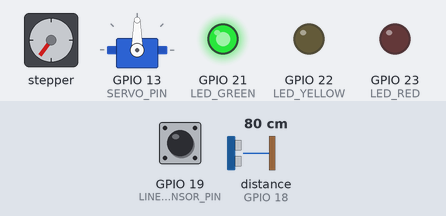
A sketch run on a simulated ESP32. Shown: stepper motor, servo, output pins drawn as LEDs (lit = HIGH). Wiring (inferred from the names in the program): ultrasonic range finder: trigger GPIO 5; echo GPIO 18; stepper motor driver (200 steps per turn assumed): step GPIO 26; direction GPIO 27. Dashed ring = blinking. Inputs (shaded band) come from the test bench; at power-on: distance to the obstacle (sensor on GPIO 18) 80 cm, GPIO 19 (LINE_SENSOR_PIN) LOW. The echo pulse lasts 58.3 µs per cm; pins used as bus, display or sensor lines are not drawn; what the sketch prints to the serial monitor is not drawn.

Above: at 1.2 s.
1.3 s: distance to the obstacle (sensor on GPIO 18) set to 2 cm
At 2.9 s:
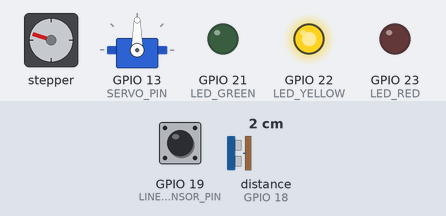
3.2 s: distance to the obstacle (sensor on GPIO 18) set to 4 cm
At 3.66 s:
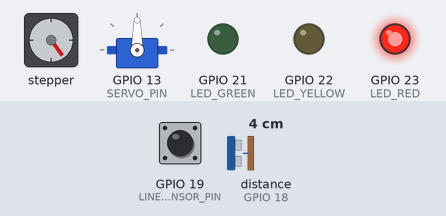
6.2 s: distance to the obstacle (sensor on GPIO 18) set to 18 cm
9.2 s: distance to the obstacle (sensor on GPIO 18) set to 23 cm
At 9.43 s:
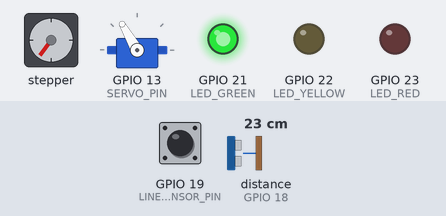
12.2 s: GPIO 19 (LINE_SENSOR_PIN) driven HIGH
At 12.9 s:
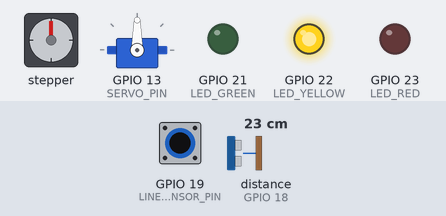
13.8 s: GPIO 19 (LINE_SENSOR_PIN) pulsed LOW 5 times (0.12 s each, 0.3 s apart)
At 15.5 s:
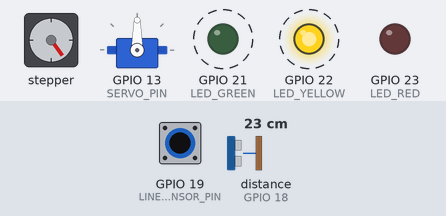
Timing chart, 0 to 17.0 s (numbered marks = the images above; inputs shaded):
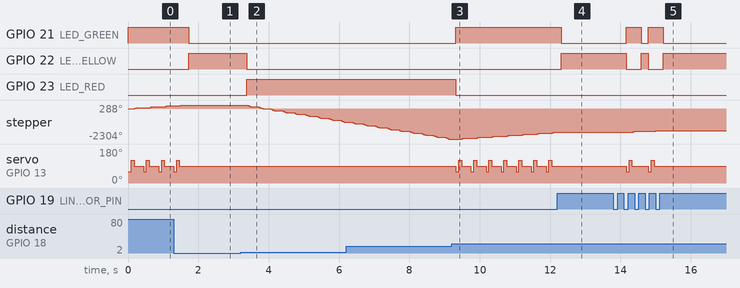

Measured:
- the behaviour switches between 20 and 21 cm on distance to the obstacle (sensor on GPIO 18) (found by bisection; images 2 and 3)
- after the input at 1.3 s, GPIO 21 (LED_GREEN): HIGH → LOW after 0.43 s; GPIO 22 (LED_YELLOW): LOW → HIGH after 0.43 s; stepper: goes on until 1.5 s, then stays 288°; servo on GPIO 13 (SERVO_PIN): goes on until 1.5 s, then stays 90°
- after the input at 3.2 s, GPIO 22 (LED_YELLOW): HIGH → LOW after 0.17 s; GPIO 23 (LED_RED): LOW → HIGH after 0.17 s; stepper: keeps turning counter-clockwise at about 471°/s, starting after 0.19 s
- after the input at 9.2 s, GPIO 21 (LED_GREEN): LOW → HIGH after 0.12 s; GPIO 23 (LED_RED): HIGH → LOW after 0.12 s; servo on GPIO 13 (SERVO_PIN): 90° → 60° after 0.12 s, then repeats every 0.43 s: 120° 0.08 s, 90° 0.27 s, 60° 0.08 s
- after the input at 12.2 s, GPIO 21 (LED_GREEN): HIGH → LOW after 0.11 s; GPIO 22 (LED_YELLOW): LOW → HIGH after 0.11 s; stepper: stops changing and stays -1800°; servo on GPIO 13 (SERVO_PIN): stops changing and stays 90°
- after the input at 13.8 s, GPIO 21 (LED_GREEN): alternates HIGH for 0.43 s and LOW for 0.21 s, 4 changes in all, then stays LOW, starting after 0.36 s; GPIO 22 (LED_YELLOW): alternates HIGH for 0.21 s and LOW for 0.43 s, 4 changes in all, then stays HIGH, starting after 0.36 s; stepper: turns 72° clockwise in 0.06 s, then 72° clockwise in 0.06 s
- by itself, stepper: keeps turning clockwise at about 234°/s
- by itself, servo on GPIO 13 (SERVO_PIN): repeats every 0.43 s: 90° 0.27 s, 60° 0.08 s, 120° 0.08 s

The sketch:

smart_security_patrol_system.ino
```cpp
#include <ESP32Servo.h>

// =====================================================
// Smart Security Patrol System
// Option A – Embedded Intelligence (Wokwi)
// ESP32 + Ultrasonic Sensor + Line Sensor(Button)
// Servo + LEDs + Stepper Motor(A4988)
// =====================================================


// =======================
// Pin Definitions
// =======================

// Ultrasonic Sensor
#define TRIG_PIN 5
#define ECHO_PIN 18

// Simulated Line Sensor using Push Button
#define LINE_SENSOR_PIN 19

// LED Pins
#define LED_GREEN 21
#define LED_YELLOW 22
#define LED_RED 23

// Servo Motor
#define SERVO_PIN 13

// Stepper Motor Driver A4988
#define MOTOR_STEP 26
#define MOTOR_DIR 27


// =======================
// Thresholds
// =======================

const int obstacleThreshold = 20; // cm


// =======================
// FSM State Definitions
// =======================

enum State {
  IDLE,
  PATROL,
  AVOID,
  WARNING,
  ALERT,
  STOP_FAILSAFE
};

State currentState = IDLE;

Servo scannerServo;


// =======================
// Setup
// =======================

void setup() {
  Serial.begin(115200);

  // Ultrasonic sensor
  pinMode(TRIG_PIN, OUTPUT);
  pinMode(ECHO_PIN, INPUT);

  // Button / line sensor
  // INPUT_PULLUP means:
  // Not pressed = HIGH
  // Pressed = LOW
  pinMode(LINE_SENSOR_PIN, INPUT);

  // LEDs
  pinMode(LED_GREEN, OUTPUT);
  pinMode(LED_YELLOW, OUTPUT);
  pinMode(LED_RED, OUTPUT);

  // Stepper motor driver
  pinMode(MOTOR_STEP, OUTPUT);
  pinMode(MOTOR_DIR, OUTPUT);

  // Servo
  scannerServo.attach(SERVO_PIN);

  stopRobot();
  updateLED("GREEN");

  currentState = PATROL;

  Serial.println("====================================");
  Serial.println("Smart Security Patrol System Started");
  Serial.println("FSM Initial State: PATROL");
  Serial.println("====================================");
}


// =======================
// Main Loop
// =======================

void loop() {
  long distance = readUltrasonic();
  bool lineDetected = readLineSensor();

  updateState(distance, lineDetected);
  runStateAction(distance, lineDetected);

  delay(200);
}


// =======================
// Sensor Functions
// =======================

long readUltrasonic() {
  digitalWrite(TRIG_PIN, LOW);
  delayMicroseconds(2);

  digitalWrite(TRIG_PIN, HIGH);
  delayMicroseconds(10);
  digitalWrite(TRIG_PIN, LOW);

  long duration = pulseIn(ECHO_PIN, HIGH, 30000);

  if (duration == 0) {
    return -1; // invalid reading
  }

  long distance = duration * 0.034 / 2;
  return distance;
}


bool readLineSensor() {
  int value = digitalRead(LINE_SENSOR_PIN);

  Serial.print("Line Sensor Raw: ");
  Serial.print(value);
  Serial.print(" | ");

  if (value == HIGH) {
    return true;   // Boundary detected
  } else {
    return false;  // No boundary
  }
}


// =======================
// FSM State Transition Logic
// =======================

void updateState(long distance, bool lineDetected) {
  if (distance <= 1) {
    currentState = STOP_FAILSAFE;
  }
  else if (distance < obstacleThreshold && lineDetected == true) {
    currentState = ALERT;
  }
  else if (distance < obstacleThreshold && lineDetected == false) {
    currentState = AVOID;
  }
  else if (lineDetected == true && distance >= obstacleThreshold) {
    currentState = WARNING;
  }
  else {
    currentState = PATROL;
  }
}


// =======================
// FSM Action Logic
// =======================

void runStateAction(long distance, bool lineDetected) {
  Serial.print("Distance: ");
  Serial.print(distance);
  Serial.print(" cm | Boundary: ");
  Serial.print(lineDetected ? "YES" : "NO");
  Serial.print(" | State: ");

  switch (currentState) {
    case IDLE:
      stopRobot();
      updateLED("GREEN");
      Serial.println("IDLE | Action: Standby");
      break;

    case PATROL:
      updateLED("GREEN");
      scanEnvironment();
      moveForward();
      Serial.println("PATROL | Action: Moving forward and scanning");
      break;

    case AVOID:
      updateLED("RED");
      stopRobot();
      turnAway();
      Serial.println("AVOID | Action: Obstacle detected, turning away");
      break;

    case WARNING:
      updateLED("YELLOW");
      stopRobot();
      Serial.println("WARNING | Action: Boundary detected, stopping");
      break;

    case ALERT:
      updateLED("RED");
      stopRobot();
      Serial.println("ALERT | Action: Multiple unsafe conditions detected");
      break;

    case STOP_FAILSAFE:
      updateLED("YELLOW");
      stopRobot();
      Serial.println("STOP_FAILSAFE | Action: Invalid sensor reading, system stopped");
      break;
  }
}


// =======================
// Motor Functions
// =======================

void moveForward() {
  // Stepper motor forward direction
  digitalWrite(MOTOR_DIR, HIGH);

  for (int i = 0; i < 40; i++) {
    digitalWrite(MOTOR_STEP, HIGH);
    delayMicroseconds(800);
    digitalWrite(MOTOR_STEP, LOW);
    delayMicroseconds(800);
  }
}


void turnAway() {
  // Stepper motor reverse direction
  digitalWrite(MOTOR_DIR, LOW);

  for (int i = 0; i < 80; i++) {
    digitalWrite(MOTOR_STEP, HIGH);
    delayMicroseconds(800);
    digitalWrite(MOTOR_STEP, LOW);
    delayMicroseconds(800);
  }
}


void stopRobot() {
  digitalWrite(MOTOR_STEP, LOW);
}


// =======================
// Servo Function
// =======================

void scanEnvironment() {
  scannerServo.write(60);
  delay(80);
  scannerServo.write(120);
  delay(80);
  scannerServo.write(90);
}


// =======================
// LED Function
// =======================

void updateLED(String colour) {
  digitalWrite(LED_GREEN, LOW);
  digitalWrite(LED_YELLOW, LOW);
  digitalWrite(LED_RED, LOW);

  if (colour == "GREEN") {
    digitalWrite(LED_GREEN, HIGH);
  }
  else if (colour == "YELLOW") {
    digitalWrite(LED_YELLOW, HIGH);
  }
  else if (colour == "RED") {
    digitalWrite(LED_RED, HIGH);
  }
}
```
